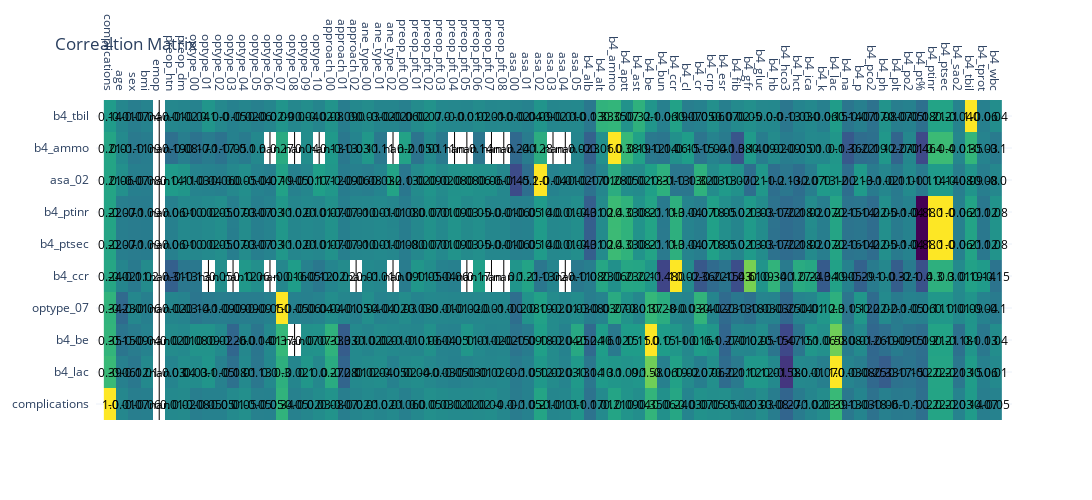

Notebook code for this chart:
### Code cell
corrMatrix= corrMatrix.head(10)
import plotly.figure_factory as ff
x = list(corrMatrix.columns)
y = list(corrMatrix.index)
z = np.array(corrMatrix)

fig = ff.create_annotated_heatmap(
    z,
    x = x,
    y = y ,
    annotation_text = np.around(z, decimals=2),
    hoverinfo='z',
    colorscale='Viridis'
    )
fig.update_layout(title_text="Correaltion Matrix",template='plotly_white',\
                  width=1200, height=500)
fig.show()
